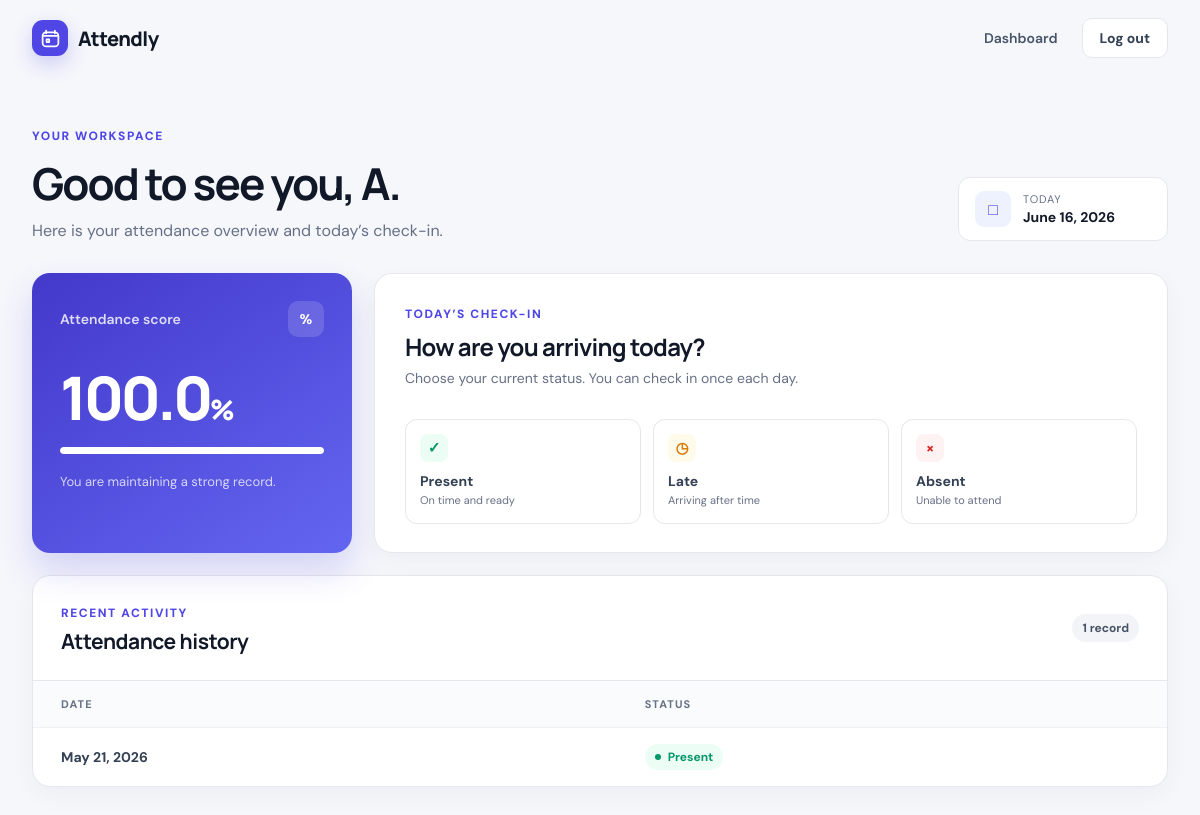
Page /dashboard (signed in) on the committed database.
### models/user.py (models this page shows)
class User(db.Model):
    id = db.Column(db.Integer, primary_key = True)
    username = db.Column(db.String(80), nullable = False, unique = True)
    email = db.Column(db.String(200), nullable = False, unique = True)
    password = db.Column(db.String(200), nullable = False)

class Attendance(db.Model):
    id = db.Column(db.Integer, primary_key = True)
    user_id = db.Column(db.Integer, db.ForeignKey("user.id"), nullable = False)
    date = db.Column(db.Date, nullable = False)
    status = db.Column(db.String(10), nullable = False)
    __table_args__ = (
                        db.UniqueConstraint("user_id" , "date"),
                        )

### routes/attendance.py (the view)
@attendance.route("/dashboard",methods=["GET"])
@login_required
def dashboard():
    user_id = session.get("user_id")
    user = User.query.get(user_id)
    today = date.today()
    existing = Attendance.query.filter_by(user_id=user_id, date=today).first()
    records = Attendance.query.filter_by(user_id=user_id).order_by(Attendance.date.desc()).all()
    total = len(records)
    present_count = len([r for r in records if r.status in ["present","late"]])
    percentage = round((present_count / total) * 100, 2) if total > 0 else 0
    return render_template("dashboard.html", user=user,today=today,existing=existing,records=records,percentage=percentage)

### utils.py (called while the page is built)
def login_required(f):
    @wraps(f)
    def decorated(*args, **kwargs):
        if not session.get("user_id"):
            return redirect(url_for("auth.login"))
        return f(*args, **kwargs)
    return decorated

### templates/dashboard.html (shortened to what this page needs)
{% extends "base.html" %}
{% block body_class %}dashboard-page{% endblock %}
{% block content %}
<section class="dashboard-header">
    <div>
        <span class="eyebrow">Your workspace</span>
        <h1>Good to see you, {{ user.username }}.</h1>
        <p>Here is your attendance overview and today&rsquo;s check-in.</p>
    </div>
    <div class="date-chip">
        <span class="date-icon" aria-hidden="true">&#9633;</span>
        <div><small>Today</small><strong>{{ today.strftime('%B %d, %Y') if today else 'Current day' }}</strong></div>
    </div>
</section>
<section class="overview-grid">
    <article class="stat-card stat-card-primary">
        <div class="stat-top"><span>Attendance score</span><span class="stat-icon">%</span></div>
        <div class="stat-value">{{ percentage }}<small>%</small></div>
        <div class="progress-track"><span style="width: {{ percentage }}%"></span></div>
        <p>{% if percentage >= 75 %}You are maintaining a strong record.{% elif records %}Keep checking in to improve your score.{% else %}Your progress starts with the first check-in.{% endif %}</p>
    </article>
    <article class="checkin-card">
        <div class="checkin-copy">
            <span class="eyebrow">Today&rsquo;s check-in</span>
            {% if existing %}
                <h2>You&rsquo;re all set for today.</h2>
                <p>Your attendance has been recorded. Come back tomorrow to keep your streak going.</p>
            {% else %}
                <h2>How are you arriving today?</h2>
                <p>Choose your current status. You can check in once each day.</p>
            {% endif %}
        </div>
        {% if existing %}
            <div class="current-status status-{{ existing.status }}">
                <span class="status-dot"></span>
                <div><small>Recorded as</small><strong>{{ existing.status|capitalize }}</strong></div>
                <span class="status-check" aria-hidden="true">&#10003;</span>
            </div>
        {% else %}
            <form action="{{ url_for('attendance.mark_attendance') }}" method="post" class="status-actions">
                <button class="status-button status-present" type="submit" name="status" value="present"><span>&#10003;</span><strong>Present</strong><small>On time and ready</small></button>
                <button class="status-button status-late" type="submit" name="status" value="late"><span>&#9719;</span><strong>Late</strong><small>Arriving after time</small></button>
                <button class="status-button status-absent" type="submit" name="status" value="absent"><span>&times;</span><strong>Absent</strong><small>Unable to attend</small></button>
            </form>
        {% endif %}
    </article>
</section>
<section class="records-card">
    <div class="section-heading">
        <div><span class="eyebrow">Recent activity</span><h2>Attendance history</h2></div>
        <span class="record-count">{{ records|length }} record{% if records|length != 1 %}s{% endif %}</span>
    </div>
    {% if records %}
        <div class="table-wrap">
            <table>
                <thead><tr><th>Date</th><th>Status</th></tr></thead>
                <tbody>
                    {% for record in records %}
                        <tr>
                            <td><strong>{{ record.date.strftime('%b %d, %Y') }}</strong></td>
                            <td><span class="badge badge-{{ record.status }}"><span></span>{{ record.status|capitalize }}</span></td>
                        </tr>
                    {% endfor %}
                </tbody>
            </table>
        </div>
    {% else %}
        <div class="empty-state">
            <span class="empty-icon" aria-hidden="true">&#8635;</span>
            <h3>No attendance records yet</h3>
            <p>Mark today&rsquo;s status and your history will appear here.</p>
        </div>
    {% endif %}
</section>
{% endblock %}

### rows in the picture
User: username "A"
Attendance: date "May 21, 2026", status "Present"

### other values in the picture
{{ percentage }} "100.0"
{{ records|length }} "1"
